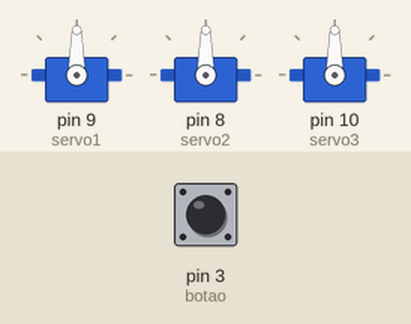
This sketch was run on a simulated Arduino Uno, built with avr-gcc and run on an emulated ATmega328P. Parts: 3 × servo. The test bench sets the inputs (shaded band); at power-on: pin 3 (botao) HIGH.

Above: at 1.2 s.
1.3 s: pin 3 (botao) pulled LOW for 0.15 s
At 1.9 s:
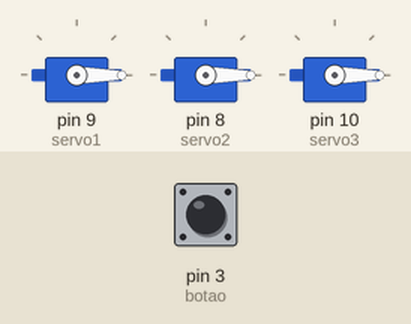
At 17.8 s:
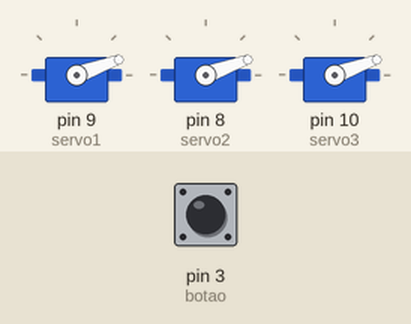
Timing chart, 0 to 19.6 s (numbered marks = the images above; inputs shaded):
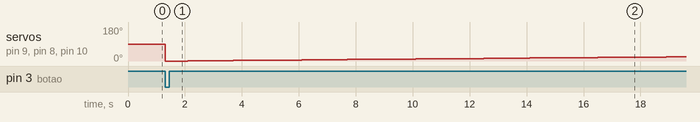

Measured:
- after the input at 1.3 s, servo on pin 9 (servo1), servo on pin 8 (servo2), servo on pin 10 (servo3): 90° → 0° at once, → 1° 0.80 s later, → 2° 0.80 s later, → 3° 0.80 s later, … (23 changes in this stretch)

The sketch:

CACV2candelabro.ino
```cpp
#include <Servo.h>
// SERVOS //
Servo mtsrv1;
Servo mtsrv2;
Servo mtsrv3;
int servo1 = 9;
int servo2 = 8;
int servo3 = 10;
// ====== //
// BOTAO //
int botao = 3;
// VARIAVEIS //
int angulo = 0;
int tempo = 600;
//          //

void setup()
{
  pinMode(botao, INPUT_PULLUP); // define o botão como saidas
  mtsrv1.attach(servo1,450,3000);
  mtsrv2.attach(servo2,450,3000);
  mtsrv3.attach(servo3,450,3000);

}

void loop()
{
  if (digitalRead(botao) == LOW)
  {
    for (int angulo = 0 ; angulo <= 25; angulo++) // Aumenta o angulo do servo ate chegar em 180 graus
    {
      mtsrv1.write(angulo);
      mtsrv2.write(angulo);
      mtsrv3.write(angulo);
      delay(800);
    }
    {
      delay(tempo);
    }

    for (int angulo = 25; angulo >= 0; angulo--) // Diminui o angulo do servo
    {
      mtsrv1.write(angulo);
      mtsrv2.write(angulo);
      mtsrv3.write(angulo);
      delay(800);
    }
  }
  // servo1.detach();
  // servo2.detach();
  // servo3.detach();
}
```
